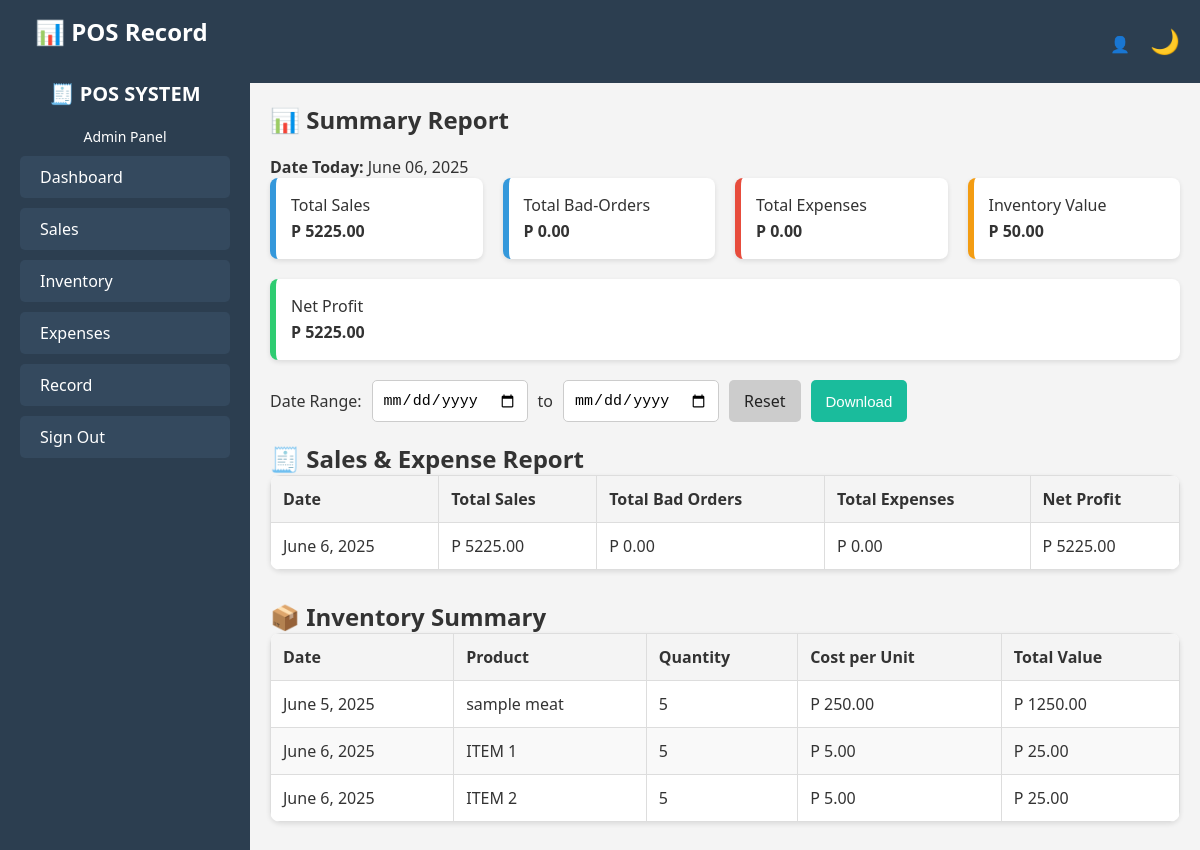
The app's page /record/ with its own data.
### app/models.py (models this page shows, shortened)
class Sale(models.Model):
    product_name = models.CharField(max_length=100)
    quantity = models.PositiveIntegerField()
    price = models.DecimalField(max_digits=10, decimal_places=2)
    date = models.DateField()

class Inventory(models.Model):
    product_name = models.CharField(max_length=255)
    stock = models.IntegerField()
    retail_price = models.DecimalField(max_digits=10, decimal_places=2, default=0)
    price = models.DecimalField(max_digits=10, decimal_places=2)
    arrival_date = models.DateField(default=timezone.now)
    shelf_life = models.PositiveIntegerField(default=7)  # in days
    estimated_expiration_date = models.DateField(blank=True, null=True)
    estimated_expiration_week = models.CharField(max_length=20, blank=True)
    status = models.CharField(max_length=20, default='Fresh')
    date = models.DateField(default=timezone.now)

### app/views.py (the view)
# urls.py: path('record/', RecordPageView.as_view(), name = 'record'),
class  RecordPageView(TemplateView):
    template_name = 'app/record.html'
    def get(self, request, *args, **kwargs):
        from_date = request.GET.get('from_date')
        to_date = request.GET.get('to_date')
        date_filter = {}
        if from_date:
            date_filter['date__gte'] = from_date
        if to_date:
            date_filter['date__lte'] = to_date
        sales_qs = Sale.objects.filter(**date_filter) if date_filter else Sale.objects.all()
        bad_orders_qs = BadOrder.objects.filter(**date_filter) if date_filter else BadOrder.objects.all()
        expenses_qs = Expense.objects.filter(**date_filter) if date_filter else Expense.objects.all()
        inventory_qs = Inventory.objects.filter(**date_filter) if date_filter else Inventory.objects.all()
        today = timezone.localdate()
        summary_sales = Sale.objects.filter(date=today).aggregate(total=Sum('price'))['total'] or 0
        summary_bad_orders = BadOrder.objects.filter(date=today).aggregate(total=Sum('price'))['total'] or 0
        summary_expenses = Expense.objects.filter(date=today).aggregate(total=Sum('amount'))['total'] or 0
        summary_inventory = Inventory.objects.filter(date=today).aggregate(
            total=Sum(F('stock') * F('retail_price'))
        )['total'] or 0
        summary_net_profit = summary_sales - summary_bad_orders - summary_expenses
        total_sales = sales_qs.aggregate(total=Sum('price'))['total'] or 0
        total_bad_orders_price = bad_orders_qs.aggregate(total=Sum('price'))['total'] or 0
        total_expenses = expenses_qs.aggregate(total=Sum('amount'))['total'] or 0
        inventory_total_value = inventory_qs.aggregate(
            total=Sum(F('stock') * F('retail_price'))
        )['total'] or 0
        net_profit = total_sales - total_bad_orders_price - total_expenses
        sales_by_date = (
            sales_qs.values('date')
            .annotate(total_sales=Sum('price'))
        )
        bad_orders_by_date = (
            bad_orders_qs.values('date')
            .annotate(total_bad_orders=Sum('price'))
        )
        expenses_by_date = (
            expenses_qs.values('date')
            .annotate(total_expenses=Sum('amount'))
        )
        all_dates = set()
        all_dates.update([s['date'] for s in sales_by_date])
        all_dates.update([b['date'] for b in bad_orders_by_date])
        all_dates.update([e['date'] for e in expenses_by_date])
        record_history = []
        for date in sorted(all_dates, reverse=True):
            sales = next((s['total_sales'] for s in sales_by_date if s['date'] == date), 0)
            bad_orders = next((b['total_bad_orders'] for b in bad_orders_by_date if b['date'] == date), 0)
            expenses = next((e['total_expenses'] for e in expenses_by_date if e['date'] == date), 0)
            net = sales - bad_orders - expenses
            record_history.append({
                'date': date,
                'total_sales': sales,
                'total_bad_orders': bad_orders,
                'total_expenses': expenses,
                'net_profit': net,
            })
        inventory_summary = [
            {
                'product_name': item.product_name,
                'stock': item.stock,
                'retail_price': item.retail_price,
                'total_value': item.stock * item.retail_price,
                'date': item.date
            }
            for item in inventory_qs
        ]
        context = self.get_context_data(**kwargs)
        context['total_sales'] = summary_sales
        context['total_bad_orders'] = summary_bad_orders
        context['total_expenses'] = summary_expenses
        context['inventory_total_value'] = summary_inventory
        context['net_profit'] = summary_net_profit
        context['record_history'] = record_history
        context['inventory_summary'] = inventory_summary
        context['from_date'] = from_date or ''
        context['to_date'] = to_date or ''
        return self.render_to_response(context)

### app/templates/app/record.html (shortened to what this page needs)
{% extends 'app/home.html' %}
{% load tz %}
{% block content %}
<html>
<head>
</head>
<body>
  <div class="navbar">
    <div class="navbar-left">
      <h1>📊 POS Record</h1>
    </div>
    <div>
      <span style="margin-right: 16px;">👤 {{ request.user.username }}</span>
      <button class="toggle-darkmode" onclick="toggleDarkMode()" id="modeBtn">🌙</button>
    </div>
  </div>
  <div class="container">
    <div class="sidebar" id="sidebar">
      <h2>🧾 POS SYSTEM</h2>
      <p> Admin Panel</p>
      <ul>
        <li><a href="{% url 'home' %}"> Dashboard</a></li>
        <li><a href="{% url 'sales' %}"> Sales</a></li>
        <li><a href="{% url 'inventory' %}"> Inventory</a></li>
        <li><a href="{% url 'expenses' %}"> Expenses</a></li>
        <li><a href="{% url 'record' %}" class="active"> Record</a></li>
        <li><a href="{% url 'signout' %}"> Sign Out</a></li>
      </ul>
    </div>
    <div class="main-content">
      <h1>📊 Summary Report</h1>
      <p><strong>Date Today:</strong> {% now "F d, Y" %}</p>
      <div class="summary-cards">
        <div class="card sales">Total Sales<br><strong>P {{ total_sales|floatformat:2 }}</strong></div>
        <div class="card badorder">Total Bad-Orders<br><strong>P {{ total_bad_orders|floatformat:2 }}</strong></div>
        <div class="card expenses">Total Expenses<br><strong>P {{ total_expenses|floatformat:2 }}</strong></div>
        <div class="card inventory">Inventory Value<br><strong>P {{ inventory_total_value|floatformat:2 }}</strong></div>
        <div class="card profit">Net Profit<br>
          <strong>
            P {{ net_profit|floatformat:2 }}
          </strong>
        </div>
      </div>
      <div class="filters">
        <form method="get" style="display:flex;gap:10px;flex-wrap:wrap;" id="filter-form">
          <label for="from_date" style="align-self:center;">Date Range:</label>
          <input type="date" id="from_date" name="from_date" value="{{ from_date }}" placeholder="From Date">
          <span style="align-self:center;">to</span>
          <input type="date" id="to_date" name="to_date" value="{{ to_date }}" placeholder="To Date">
          <a href="#" id="reset-btn" style="padding:10px 15px;border-radius:5px;background:#ccc;color:#222;text-decoration:none;">Reset</a>
          <button type="button" id="download-btn" style="padding:10px 15px;border-radius:5px;background:#1abc9c;color:#fff;border:none;">Download</button>
        </form>
      </div>
      <h2>🧾 Sales & Expense Report</h2>
      <table>
        <thead>
          <tr>
            <th>Date</th>
            <th>Total Sales</th>
            <th>Total Bad Orders</th>
            <th>Total Expenses</th>
            <th>Net Profit</th>
          </tr>
        </thead>
        <tbody>
          {% for record in record_history %}
          <tr>
            <td>{{ record.date }}</td>
            <td>P {{ record.total_sales|floatformat:2 }}</td>
            <td>P {{ record.total_bad_orders|floatformat:2 }}</td>
            <td>P {{ record.total_expenses|floatformat:2 }}</td>
            <td>P {{ record.net_profit|floatformat:2 }}</td>
          </tr>
          {% empty %}
          <tr>
            <td colspan="5" style="text-align:center;">No records found.</td>
          </tr>
          {% endfor %}
        </tbody>
      </table>
      <h2>📦 Inventory Summary</h2>
      <table>
        <thead>
          <tr>
            <th>Date</th>
            <th>Product</th>
            <th>Quantity</th>
            <th>Cost per Unit</th>
            <th>Total Value</th>
          </tr>
        </thead>
        <tbody>
          {% for item in inventory_summary %}
          <tr>
            <td>{{ item.date }}</td>
            <td>{{ item.product_name }}</td>
            <td>{{ item.stock }}</td>
            <td>P {{ item.retail_price|floatformat:2 }}</td>
            <td>P {{ item.total_value|floatformat:2 }}</td>
          </tr>
          {% empty %}
          <tr>
            <td colspan="5" style="text-align:center;">No inventory data.</td>
          </tr>
          {% endfor %}
        </tbody>
      </table>
    </div>
  </div>
</body>
</html>
{% endblock content %}

### app/templates/app/home.html (shortened to what this page needs)
{% block content %}{% endblock %}

### app/templates/app/record.html (style rules this page uses)
:root { --bg: #f4f4f4; --text: #333; --card-bg: #fff; --navbar-bg: #2c3e50; --sidebar-bg: #2c3e50; --highlight: #1abc9c; }
* { margin: 0; padding: 0; box-sizing: border-box; }
body { font-family: 'Segoe UI', sans-serif; background-color: var(--bg); color: var(--text); }
.navbar { background-color: var(--navbar-bg); color: #fff; padding: 15px 20px; display: flex; align-items: center; gap: 15px; position: sticky; top: 0; z-index: 999; justify-content: space-between; }
.navbar-left { display: flex; align-items: center; gap: 15px; }
.navbar button { background: none; border: none; color: #fff; font-size: 24px; cursor: pointer; }
.toggle-darkmode { font-size: 20px; background: none; border: none; color: #fff; cursor: pointer; }
.container { display: flex; }
.sidebar { width: 250px; background-color: var(--sidebar-bg); color: #fff; padding: 20px; height: 100vh; overflow-y: auto; position: fixed; top: 60px; left: 0; transition: transform 0.3s ease; }
.sidebar h2 { text-align: center; margin-bottom: 20px; font-size: 20px; }
.sidebar p { text-align: center; margin-bottom: 10px; font-size: 14px; }
.sidebar ul { list-style: none; padding: 0; }
.sidebar ul li { margin: 10px 0; }
.sidebar ul li a { color: #fff; text-decoration: none; display: flex; align-items: center; gap: 10px; padding: 10px; background-color: #34495e; border-radius: 5px; transition: background 0.3s; }
.main-content { margin-left: 250px; padding: 20px; transition: margin-left 0.3s; width: 100%; }
h1 { font-size: 24px; margin-bottom: 20px; }
.summary-cards { display: flex; flex-wrap: wrap; gap: 20px; margin-bottom: 20px; }
.summary-cards .card { flex: 1; min-width: 200px; background-color: #fff; padding: 15px; border-radius: 8px; box-shadow: 0 2px 5px rgba(0,0,0,0.1); font-size: 16px; line-height: 1.6; }
.sales { border-left: 6px solid #3498db; }
.badorder { border-left: 6px solid #3498db; }
.expenses { border-left: 6px solid #e74c3c; }
.inventory { border-left: 6px solid #f39c12; }
.profit { border-left: 6px solid #2ecc71; }
.filters { display: flex; gap: 10px; margin: 20px 0; flex-wrap: wrap; }
.filters input, .filters button { padding: 10px; font-size: 15px; border-radius: 5px; border: 1px solid #ccc; }
.filters button { background-color: #1abc9c; color: white; border: none; cursor: pointer; }
table { width: 100%; border-collapse: collapse; background-color: #fff; border-radius: 10px; margin-bottom: 30px; overflow: hidden; box-shadow: 0 2px 5px rgba(0,0,0,0.1); }
table th, table td { border: 1px solid #ddd; padding: 12px; text-align: left; }
table th { background-color: #f4f4f4; }
table tr:nth-child(even) { background-color: #f9f9f9; }

### records on screen
Sale: date "June 6, 2025", total_sales "5225.00", total_bad_orders "0.00", total_expenses "0.00", net_profit "5225.00"
Inventory: date "June 5, 2025", product_name "sample meat", retail_price "250.00"
Inventory: date "June 6, 2025", product_name "ITEM 1", retail_price "5.00"
Inventory: date "June 6, 2025", product_name "ITEM 2", retail_price "5.00"

### other values on screen
{{ total_sales|floatformat:2 }} "5225.00"
{{ total_bad_orders|floatformat:2 }} "0.00"
{{ total_expenses|floatformat:2 }} "0.00"
{{ inventory_total_value|floatformat:2 }} "50.00"
{{ net_profit|floatformat:2 }} "5225.00"
{{ item.stock }} "5" "5" "5"
{{ item.total_value|floatformat:2 }} "1250.00" "25.00" "25.00"
